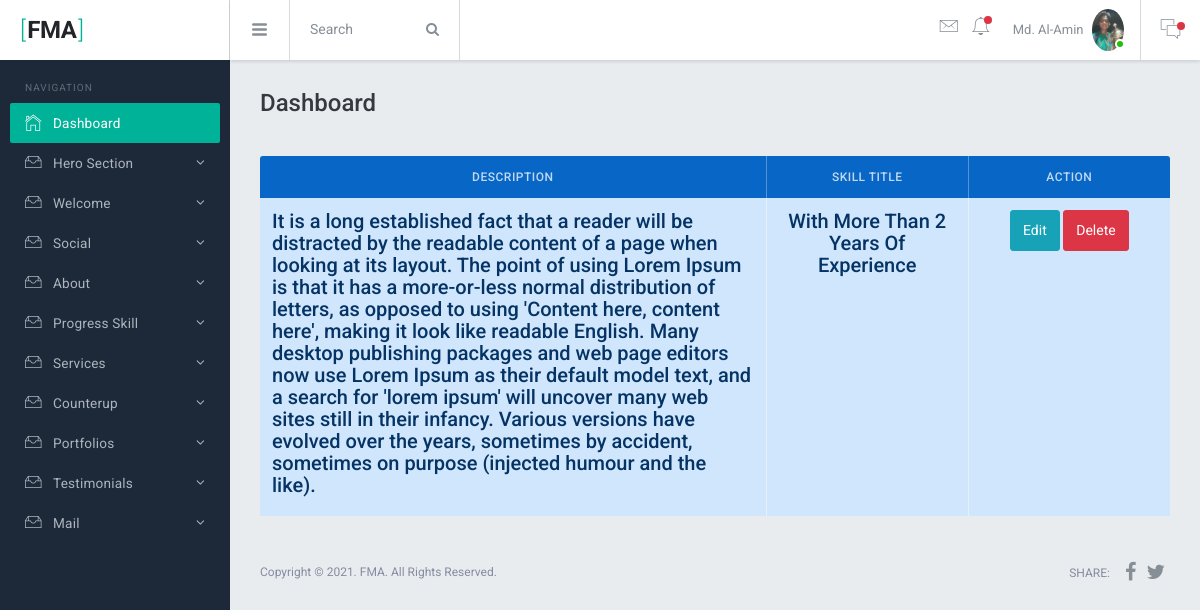
The app's page /admin/view-about.php (signed in) with its own data.
### tables this page shows
CREATE TABLE `about` (
  `id` int(10) UNSIGNED NOT NULL,
  `description` text NOT NULL,
  `txt` text NOT NULL
);

### admin/view-about.php (the view)
<?php require_once 'inc/header.php';
  $select = "SELECT * FROM about";
  $query = mysqli_query($conn, $select);
  $assoc = mysqli_fetch_assoc($query);
?>
 <table class="table table-bordered table-colored table-primary">
    <thead>
      <tr>
        <th class="wd-50p text-center">Description</th>
        <th class="wd-20p text-center">Skill Title</th>
        <th class="wd-20p text-center">Action</th>
      </tr>
    </thead>
    <tbody>
      <tr>
        <th scope="row">
        	<h5><?php if (isset($assoc['description'])) echo $assoc['description'] ?></h5>
        </th>
        <td class="text-center text-capitalize">
        	<h5><?php if (isset($assoc['txt'])) echo $assoc['txt'] ?></h5>
        </td>
        <?php if (isset($assoc['description'])): ?>
        <td class="text-center">
          <a href="edit-about.php?id=<?= $assoc['id'] ?>" class="btn btn-info">Edit</a>
          <a href="delete-about.php?id=<?= $assoc['id'] ?>" class="btn btn-danger">Delete</a>
        </td>
      <?php endif ?>
      </tr>
    </tbody>
  </table>
<?php require_once 'inc/footer.php'; ?>

### admin/inc/header.php (shortened to what this page needs)
<?php
require_once '../db.php';
  $adminId = $_SESSION['loginAdminId'];
$select = "SELECT * FROM admin WHERE id = $adminId";
$query = mysqli_query($conn, $select);
$assoc = mysqli_fetch_assoc($query);
?>
<!DOCTYPE html>
<html lang="en">
  <head>
    <link href="assets/lib/font-awesome/css/font-awesome.css" rel="stylesheet">
    <link href="assets/lib/Ionicons/css/ionicons.css" rel="stylesheet">
    <link href="../assets/lib/perfect-scrollbar/css/perfect-scrollbar.css" rel="stylesheet">
    <link href="assets/lib/jquery-switchbutton/jquery.switchButton.css" rel="stylesheet">
    <link href="assets/lib/rickshaw/rickshaw.min.css" rel="stylesheet">
    <link href="assets/lib/chartist/chartist.css" rel="stylesheet">
    <link rel="stylesheet" href="assets/css/bracket.css">
  </head>
  <body>
    <div class="br-logo"><a href=""><span>[</span>FMA<span>]</span></a></div>
    <div class="br-sideleft overflow-y-auto">
      <label class="sidebar-label pd-x-15 mg-t-20">Navigation</label>
      <div class="br-sideleft-menu">
        <a href="dashboard.php" class="br-menu-link active">
          <div class="br-menu-item">
            <i class="menu-item-icon icon ion-ios-home-outline tx-22"></i>
            <span class="menu-item-label">Dashboard</span>
          </div>
        </a>
        <a href="#" class="br-menu-link">
          <div class="br-menu-item">
            <i class="menu-item-icon icon ion-ios-filing-outline tx-24"></i>
            <span class="menu-item-label">Hero Section</span>
            <i class="menu-item-arrow fa fa-angle-down"></i>
          </div>
        </a>
         <a href="#" class="br-menu-link">
          <div class="br-menu-item">
            <i class="menu-item-icon icon ion-ios-filing-outline tx-24"></i>
            <span class="menu-item-label">Welcome</span>
            <i class="menu-item-arrow fa fa-angle-down"></i>
          </div>
        </a>
         <a href="#" class="br-menu-link">
          <div class="br-menu-item">
            <i class="menu-item-icon icon ion-ios-filing-outline tx-24"></i>
            <span class="menu-item-label">Social</span>
            <i class="menu-item-arrow fa fa-angle-down"></i>
          </div>
        </a>
         <a href="#" class="br-menu-link">
          <div class="br-menu-item">
            <i class="menu-item-icon icon ion-ios-filing-outline tx-24"></i>
            <span class="menu-item-label">About</span>
            <i class="menu-item-arrow fa fa-angle-down"></i>
          </div>
        </a>
         <a href="#" class="br-menu-link">
          <div class="br-menu-item">
            <i class="menu-item-icon icon ion-ios-filing-outline tx-24"></i>
            <span class="menu-item-label">Progress Skill</span>
            <i class="menu-item-arrow fa fa-angle-down"></i>
          </div>
        </a>
         <a href="#" class="br-menu-link">
          <div class="br-menu-item">
            <i class="menu-item-icon icon ion-ios-filing-outline tx-24"></i>
            <span class="menu-item-label">Services</span>
            <i class="menu-item-arrow fa fa-angle-down"></i>
          </div>
        </a>
         <a href="#" class="br-menu-link">
          <div class="br-menu-item">
            <i class="menu-item-icon icon ion-ios-filing-outline tx-24"></i>
            <span class="menu-item-label">Counterup</span>
            <i class="menu-item-arrow fa fa-angle-down"></i>
          </div>
        </a>
        <a href="#" class="br-menu-link">
          <div class="br-menu-item">
            <i class="menu-item-icon icon ion-ios-filing-outline tx-24"></i>
            <span class="menu-item-label">Portfolios</span>
            <i class="menu-item-arrow fa fa-angle-down"></i>
          </div>
        </a>
        <a href="#" class="br-menu-link">
          <div class="br-menu-item">
            <i class="menu-item-icon icon ion-ios-filing-outline tx-24"></i>
            <span class="menu-item-label">Testimonials</span>
            <i class="menu-item-arrow fa fa-angle-down"></i>
          </div>
        </a>
        <a href="#" class="br-menu-link">
          <div class="br-menu-item">
            <i class="menu-item-icon icon ion-ios-filing-outline tx-24"></i>
            <span class="menu-item-label">Mail</span>
            <i class="menu-item-arrow fa fa-angle-down"></i>
          </div>
        </a>
      </div>
      <br>
    </div>
    <div class="br-header">
      <div class="br-header-left">
        <div class="navicon-left hidden-md-down"><a id="btnLeftMenu" href=""><i class="icon ion-navicon-round"></i></a></div>
        <div class="input-group hidden-xs-down wd-170 transition">
          <input id="searchbox" type="text" class="form-control" placeholder="Search">
          <span class="input-group-btn">
            <button class="btn btn-secondary" type="button"><i class="fa fa-search"></i></button>
          </span>
        </div>
      </div>
      <div class="br-header-right">
        <nav class="nav">
          <div class="dropdown">
            <a href="" class="nav-link pd-x-7 pos-relative" data-toggle="dropdown">
              <i class="icon ion-ios-email-outline tx-24"></i>
              <?php
              $not = "SELECT * FROM mail WHERE notification = 'on'";
              $nq = mysqli_query($conn, $not);
              $na = mysqli_fetch_assoc($nq);
               ?>
              <span class="square-8 <?= isset($na['notification']) == 'on' ? 'bg-danger' : '' ?> pos-absolute t-15 r-0 rounded-circle"></span>
            </a>
          </div>
          <div class="dropdown">
            <a href="" class="nav-link pd-x-7 pos-relative" data-toggle="dropdown">
              <i class="icon ion-ios-bell-outline tx-24"></i>
              <span class="square-8 bg-danger pos-absolute t-15 r-5 rounded-circle"></span>
            </a>
          </div>
          <div class="dropdown">
            <a href="" class="nav-link nav-link-profile" data-toggle="dropdown">
              <span class="logged-name hidden-md-down"><?= $assoc['name'] ?></span>
              <img src="upload/profile/<?= $assoc['image'] ?>" class="wd-32 rounded-circle" alt="">
              <span class="square-10 bg-success"></span>
            </a>
          </div>
        </nav>
        <div class="navicon-right">
          <a id="btnRightMenu" href="" class="pos-relative">
            <i class="icon ion-ios-chatboxes-outline"></i>
            <span class="square-8 bg-danger pos-absolute t-10 r--5 rounded-circle"></span>
          </a>
        </div>
      </div>
    </div>
    <div class="br-mainpanel">
      <div class="pd-30">
        <h4 class="tx-gray-800 mg-b-5">Dashboard</h4>
      </div>
      <div class="br-pagebody mg-t-5 pd-x-30">

### records on screen
about: description "It is a long established fact that a reader will be distracted by the readable content of a page when looking at its layout. The point of using Lorem Ipsum is that it has a more-or-less normal distribution of letters, as opposed to using 'Content here, content here', making it look like readable English. Many desktop publishing packages and web page editors now use Lorem Ipsum as their default model text, and a search for 'lorem ipsum' will uncover many web sites still in their infancy. Various versions have evolved over the years, sometimes by accident, sometimes on purpose (injected humour and the like).", txt "With More Than 2 Years Of Experience"

### other values on screen
$assoc['name'] "Md. Al-Amin"
